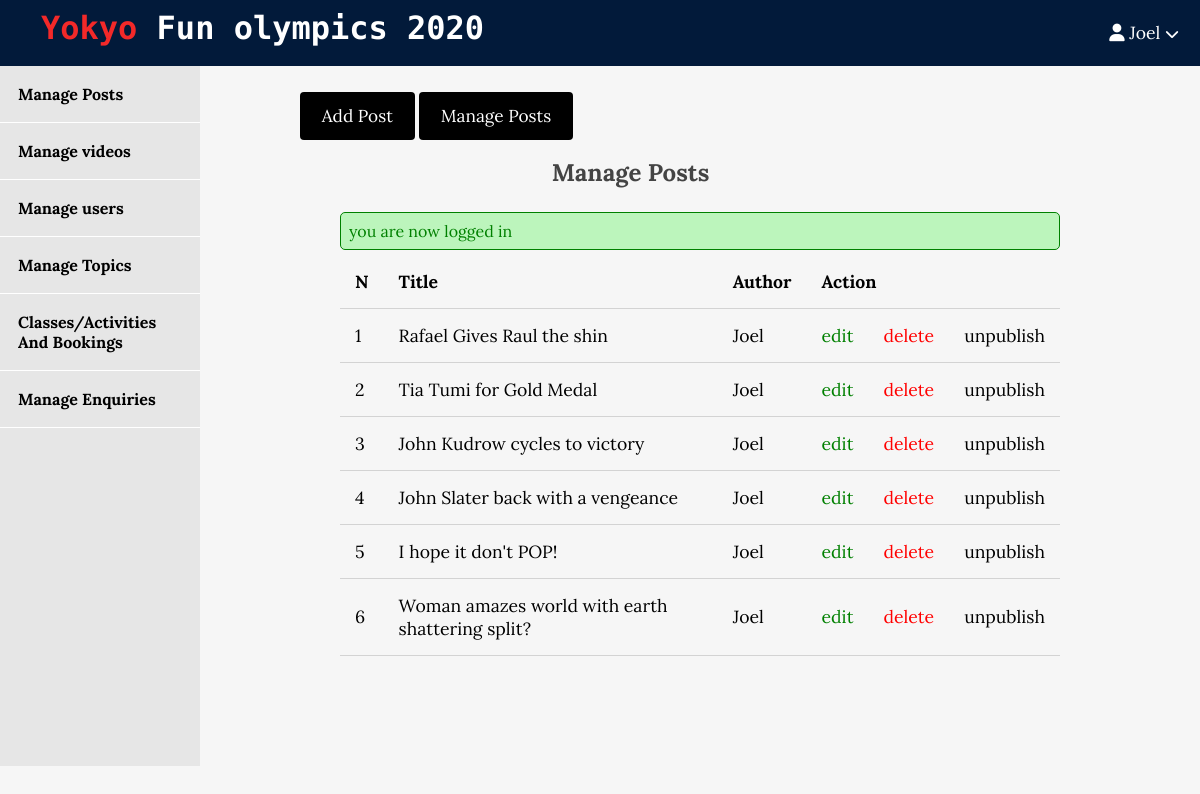
Screenshot of /admin/posts/index.php (signed in) with the database file from the repository.
### tables this page shows
CREATE TABLE `posts` (
  `id` int(11) NOT NULL,
  `user_id` int(11) NOT NULL,
  `topic_id` int(11) DEFAULT NULL,
  `title` varchar(255) NOT NULL,
  `image` varchar(255) NOT NULL,
  `body` text NOT NULL,
  `published` tinyint(4) NOT NULL,
  `created_at` datetime NOT NULL DEFAULT current_timestamp()
);

### app/database/db.php (called while the page is built, shortened)
<?php
 require('connect.php');
function selectAll($table, $conditions = [])
{
 global $conn;
    $sql = "SELECT * FROM $table ";
    if (empty($conditions)){
    $stmt = $conn -> prepare($sql);
    $stmt->execute();
    $records = $stmt->get_result()->fetch_all(MYSQLI_ASSOC);
   return $records;
    }
}

### app/controllers/posts.php (called while the page is built, shortened)
<?php
include(ROOT_PATH . "/app/database/db.php");
$table = 'posts';
$posts = selectAll($table);

### admin/posts/index.php (the view, shortened to what this page needs)
<?php include(ROOT_PATH . "/app/controllers/posts.php");
?>
<!DOCTYPE html>
<html lang="en">
<head>
<link rel="stylesheet" href="../../assets/css/style.css">
   <link rel="stylesheet" href="../../assets/css/admin.css">
</head>
<body>
<?php include(ROOT_PATH . "/app/includes/adminHeader.php"); ?>
    <div class="admin-wrapper">
<?php include(ROOT_PATH . "/app/includes/adminSidebar.php"); ?>
<div class="admin-content">
    <div class="button-group">
<a href="create.php" class="btn btn-big">Add Post</a>
<a href="index.php" class="btn btn-big"> Manage Posts</a>
    </div>
    <div class="content">
        <h2 class="page-title"><b> Manage Posts</b></h2>
        <?php include(ROOT_PATH . "/app/includes/messages.php"); ?>        <table>
            <th>N</th>
            <th>Title</th>
            <th> Author</th>
            <th colspan="3">Action </th>
            </head>
            <tbody>
<?php foreach ($posts as $key => $post): ?>
                <tr>
                    <td><?php echo $key + 1; ?></td>
                    <td> <?php echo $post['title']?></td>
                    <td> <?php echo "Joel"?></td>
                    <td><a href="edit.php?id=<?php echo $post['id']; ?>" class="edit">edit</a></td>
                    <td><a href="edit.php?delete_id=<?php echo $post['id']; ?>" class="delete">delete</a></td>
                    <?php if ($post['published']): ?>
                    <td><a href="edit.php?published=0&p_id=<?php echo $post['id']?>" class="unpublish">unpublish</a></td>
                    <?php else: ?>
                        <td><a href="edit.php?published=1&p_id=<?php echo $post['id']?>" class="publish">publish</a></td>
                    <?php endif; ?>
                </tr>
<?php endforeach; ?>
            </tbody>
        </table>
    </div>
</div>
</div>
</html>

### assets/css/style.css (style rules this page uses)
* { box-sizing: border-box }
body { padding: 0px; margin: 0px; background:#f6f6f6; font-family: 'lora', serif; }
h1, h2, h3, h4, h5, h6 { font-family:'lora', serif; color: #444; margin: 5px; }
a { text-decoration: none; color: inherit; }
.btn { padding: .5rem 1rem; background:black; color: white; border: 1px solid transparent; border-radius: .25rem; font-size: 1.08em; font-family:'lora', serif; }
.btn-big { padding: .7em 1.3rem; line-height: 1.3rem; }
.content { width: 90%; margin: 30px auto 30px; }

### assets/css/admin.css (style rules this page uses)
.admin-wrapper { display: flex; height: 700px; }
.admin-wrapper .admin-content { flex: 8; height: 100%; background: rgba(254, 255, 255, 0); padding: 40px 100px 100px; overflow-y: scroll; }
.admin-content .page-title { text-align: center; margin-right: 20%; margin-bottom: 1.5rem; }
table { width:100%; border-collapse: collapse; font-size: 1.1rem; }
th, td { padding: 15px; text-align: left; border-bottom: 1px solid #d3d3d3; }
.edit { color: green; }
.delete { color: red; }

### rows the page displays
posts: title "Rafael Gives Raul the shin"
posts: title "Tia Tumi for Gold Medal"
posts: title "John Kudrow cycles to victory"
posts: title "John Slater back with a vengeance"
posts: title "I hope it don't POP!"
posts: title "Woman amazes world with earth shattering split?"

### other values shown
$_SESSION['username'] "Joel"
$_SESSION['message'] "you are now logged in"
